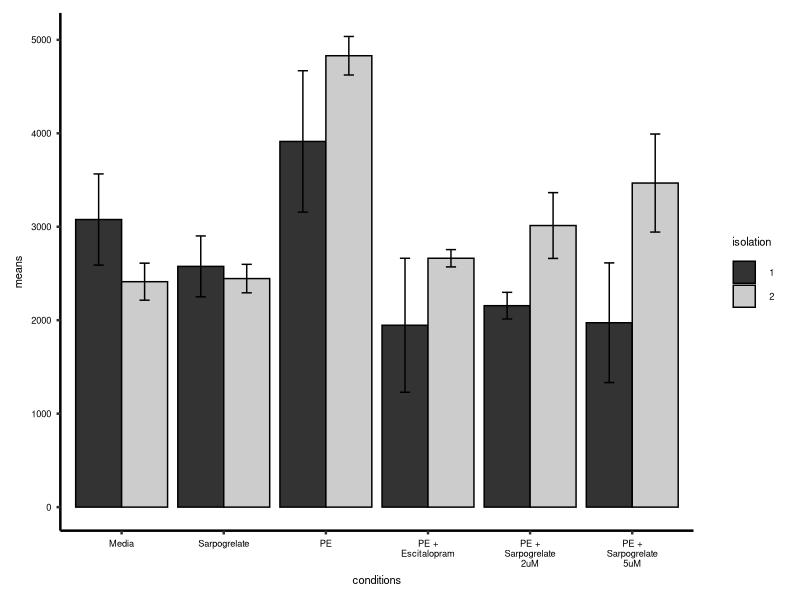
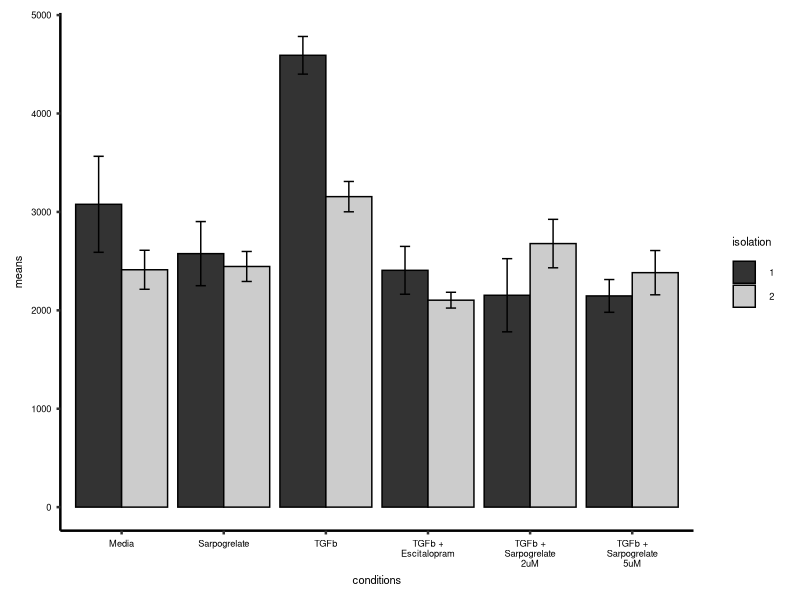

Here is the R script that generated these plots, in order:

library(ggplot2)
library(ggsignif)
library(stringr)
library(tidyverse)
library(ggpubr)

# Exp9 <- read.csv("Z:\\Taylor\\Experiments\\009_DrugPathways\\CellProfiler_Exp9_Plate01\\cellData.csv")
Exp14 <- read_csv("cellData14.csv")
Exp15 <- read_csv("cellData15.csv")

se <- function(x) sqrt(var(x)/length(x))

theme_Bryan <- function () {
  theme_bw(base_size=14*96/72) %+replace%
    theme(
      #text = element_text(family = "sans"),
      plot.title = element_text(size = 7*96/72, hjust = 0.5), #hjust = 0.5,
      strip.text = element_text(size = 7*96/72, hjust = 0.5), #hjust = 0.5,
      strip.text.x = element_text(size = 7*96/72, hjust = 0.5), #hjust = 0.5,
      strip.text.y = element_text(size = 7*96/72, hjust = 0.5), #hjust = 0.5, #10 == 2.57mm
      strip.background = element_blank(),
      axis.title =element_text(size=6*96/72), #, face = "bold"
      axis.line = element_line(colour = "black"),
      panel.grid.major = element_blank(),
      panel.grid.minor = element_blank(),
      panel.border = element_blank(),
      axis.text = element_text(size = 5*96/72),
      legend.title=element_text(size=6*96/72),
      legend.text=element_text(size=5*96/72),
      axis.ticks.length =  unit(2.75, "pt"))
}

df <- data.frame(isolation=c(rep("1",30),rep("2",30)),
                 conditions=c(rep("Media",3),rep("Sarpogrelate",3),rep("TGFb",3),rep("PE",3),
                              rep("TGFb + Escitalopram",3),rep("TGFb + Sarpogrelate 2uM",3),rep("TGFb + Sarpogrelate 5uM",3),
                              rep("PE + Escitalopram",3),rep("PE + Sarpogrelate 2uM",3),rep("PE + Sarpogrelate 5uM",3),
                              rep("Media",3),rep("Sarpogrelate",3),rep("TGFb",3),rep("PE",3),
                              rep("TGFb + Escitalopram",3),rep("TGFb + Sarpogrelate 2uM",3),rep("TGFb + Sarpogrelate 5uM",3),
                              rep("PE + Escitalopram",3),rep("PE + Sarpogrelate 2uM",3),rep("PE + Sarpogrelate 5uM",3)),
                 medians=c(Exp14$Media,Exp14$Sar4,Exp14$TGFb,Exp14$PE,Exp14$TGFb_Esc,Exp14$TGFb_Sar3,Exp14$TGFb_Sar4,Exp14$PE_Esc,Exp14$PE_Sar3,Exp14$PE_Sar4,
                           Exp15$Media,Exp15$Sar4,Exp15$TGFb,Exp15$PE,Exp15$TGFb_Esc,Exp15$TGFb_Sar3,Exp15$TGFb_Sar4,Exp15$PE_Esc,Exp15$PE_Sar3,Exp15$PE_Sar4))

# Take the means of the group median values
df_means_1 <- df %>% 
  filter(isolation == "1") %>% 
  group_by(conditions) %>% 
  summarise_at(vars(medians), list(means=mean, sem=se)) %>% 
  mutate(isolation=c(rep("1",10)))
df_means_2 <- df %>% 
  filter(isolation == "2") %>% 
  group_by(conditions) %>% 
  summarise_at(vars(medians), list(means=mean, sem=se)) %>% 
  mutate(isolation=c(rep("2",10)))
df_means <- rbind(df_means_1,df_means_2)

# Separate by condition
df_tgfb <- df_means %>% 
  filter(!grepl('PE',conditions))
df_pe <- df_means %>% 
  filter(!grepl('TGFb',conditions))

# PE data
df_pe %>% 
  ggplot(aes(x=conditions, y=means, fill=isolation)) +
  geom_bar(position=position_dodge(), stat="identity", color='black') +
  geom_errorbar(aes(ymin=means-sem, ymax=means+sem), width=0.2, position=position_dodge(0.9)) +
  scale_x_discrete(limits = c("Media","Sarpogrelate","PE","PE + Escitalopram","PE + Sarpogrelate 2uM","PE + Sarpogrelate 5uM"),
                   labels = function(x) str_wrap(x,width = 10)) +
  scale_fill_grey() +
  theme_Bryan()

# TGFb data
df_tgfb %>% 
  ggplot(aes(x=conditions, y=means, fill=isolation)) +
  geom_bar(position=position_dodge(), stat="identity", color='black') +
  geom_errorbar(aes(ymin=means-sem, ymax=means+sem), width=0.2, position=position_dodge(0.9)) +
  scale_x_discrete(limits = c("Media","Sarpogrelate","TGFb","TGFb + Escitalopram","TGFb + Sarpogrelate 2uM","TGFb + Sarpogrelate 5uM"),
                   labels = function(x) str_wrap(x,width = 10)) +
  scale_fill_grey() +
  theme_Bryan()


## Statistics test

library(emmeans)

# Separate by condition
Traw <- df %>% 
  filter(!grepl('PE',conditions))
Praw <- df %>% 
  filter(!grepl('TGFb',conditions))

# releveling conditions to reference T_1
Traw <- Traw %>% 
  mutate(conditions=factor(conditions,levels=c("TGFb",
                                               "TGFb + Escitalopram",
                                               "TGFb + Sarpogrelate 2uM",
                                               "TGFb + Sarpogrelate 5uM",
                                               "Media",
                                               "Sarpogrelate")))

Praw <- Praw %>% 
  mutate(conditions=factor(conditions,levels=c("PE",
                                               "PE + Escitalopram",
                                               "PE + Sarpogrelate 2uM",
                                               "PE + Sarpogrelate 5uM",
                                               "Media",
                                               "Sarpogrelate")))

modelT <- lm(medians~isolation+conditions,data=Traw)
summary(modelT)  #these are RAW t-tests with RAW p-values

modelP <- lm(medians~isolation+conditions,data=Praw)
summary(modelP)  #these are RAW t-tests with RAW p-values

# post-hoc
Tmeans <- emmeans(modelT,specs= trt.vs.ctrl ~ conditions) # dunnet's, compare treatments to control
Tmeans$contrasts

Pmeans <- emmeans(modelP,specs= trt.vs.ctrl ~ conditions) # dunnet's, compare treatments to control
Pmeans$contrasts
